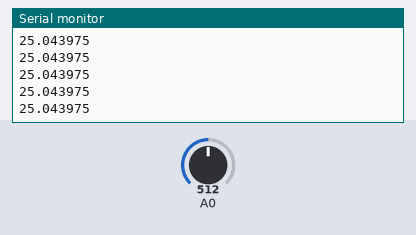
Bench run of a sketch on a simulated Arduino Uno, built with avr-gcc and run on an emulated ATmega328P. On the bench: the last lines printed to the serial monitor. Inputs (shaded band) come from the test bench; at power-on: A0 = 512.

Above: at 1.2 s.
1.3 s: A0 set to 716
At 1.8 s:
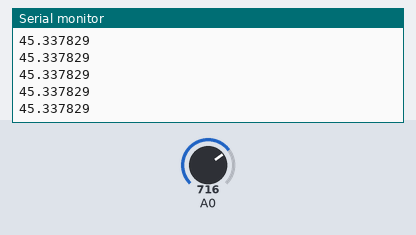
2.8 s: A0 set to 900
At 3.7 s:
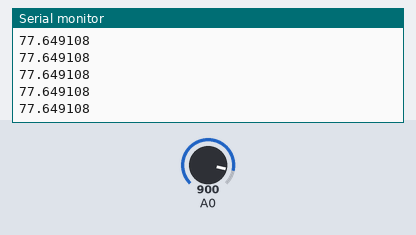
Timing chart, 0 to 5.8 s (numbered marks = the images above; inputs shaded):
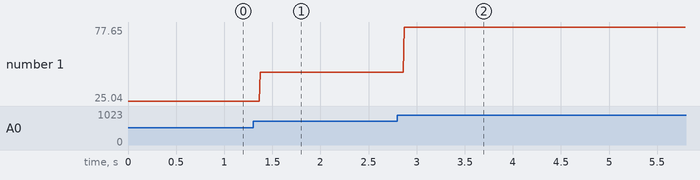

Measured:
- after the input at 1.3 s, the serial monitor: prints a new line after 0.07 s (image 1)
- after the input at 2.8 s, the serial monitor: prints a new line after 0.07 s (image 2)
- plotted number 1: 25.04 → 45.34 after the input at 1.3 s, 45.34 → 77 after the input at 2.8 s

The sketch:

HW4.1.ino
```cpp
float V;
float R;
float T;
void setup() {
  Serial.begin(9600);
}

void loop() {
  V = 5.0 * analogRead(A0) / 1023.0;
  R = 50000.0 / V - 10000.0; // resistance of thermister (when thermister is closer to 5V)
  T = 1.0 / (1.0 / 298.0 + 1.0 / 3950.0 * log(R / 10000.0)); // Steinhart-Hart Eqn
  Serial.println(T - 273.0, 6); // Temp (C)
}
```
